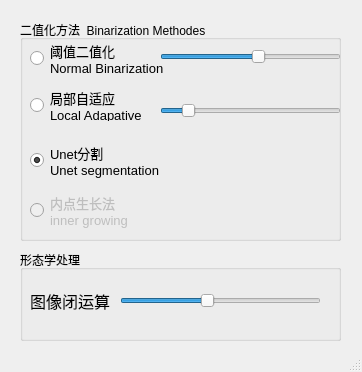
<?xml version="1.0" encoding="UTF-8"?>
<ui version="4.0">
 <class>Binary</class>
 <widget class="QMainWindow" name="Binary">
  <property name="geometry">
   <rect>
    <x>0</x>
    <y>0</y>
    <width>362</width>
    <height>372</height>
   </rect>
  </property>
  <property name="windowTitle">
   <string>二值化</string>
  </property>
  <widget class="QWidget" name="centralwidget">
   <widget class="QGroupBox" name="groupBox">
    <property name="geometry">
     <rect>
      <x>20</x>
      <y>20</y>
      <width>321</width>
      <height>221</height>
     </rect>
    </property>
    <property name="title">
     <string>二值化方法  Binarization Methodes</string>
    </property>
    <widget class="QRadioButton" name="radioBinaryNormal">
     <property name="geometry">
      <rect>
       <x>10</x>
       <y>18</y>
       <width>171</width>
       <height>41</height>
      </rect>
     </property>
     <property name="font">
      <font>
       <pointsize>10</pointsize>
      </font>
     </property>
     <property name="focusPolicy">
      <enum>Qt::NoFocus</enum>
     </property>
     <property name="text">
      <string>阈值二值化
Normal Binarization</string>
     </property>
     <property name="checked">
      <bool>false</bool>
     </property>
    </widget>
    <widget class="QRadioButton" name="radioBinaryAuto">
     <property name="geometry">
      <rect>
       <x>10</x>
       <y>70</y>
       <width>141</width>
       <height>31</height>
      </rect>
     </property>
     <property name="font">
      <font>
       <pointsize>10</pointsize>
      </font>
     </property>
     <property name="focusPolicy">
      <enum>Qt::NoFocus</enum>
     </property>
     <property name="text">
      <string>局部自适应 
Local Adapative</string>
     </property>
     <property name="checked">
      <bool>false</bool>
     </property>
    </widget>
    <widget class="QRadioButton" name="radioBinaryDL">
     <property name="enabled">
      <bool>true</bool>
     </property>
     <property name="geometry">
      <rect>
       <x>10</x>
       <y>110</y>
       <width>171</width>
       <height>61</height>
      </rect>
     </property>
     <property name="font">
      <font>
       <pointsize>10</pointsize>
      </font>
     </property>
     <property name="focusPolicy">
      <enum>Qt::NoFocus</enum>
     </property>
     <property name="text">
      <string>Unet分割 
Unet segmentation</string>
     </property>
     <property name="checked">
      <bool>true</bool>
     </property>
    </widget>
    <widget class="QSlider" name="sliderBinaryNormal">
     <property name="geometry">
      <rect>
       <x>140</x>
       <y>26</y>
       <width>181</width>
       <height>22</height>
      </rect>
     </property>
     <property name="focusPolicy">
      <enum>Qt::NoFocus</enum>
     </property>
     <property name="maximum">
      <number>255</number>
     </property>
     <property name="pageStep">
      <number>1</number>
     </property>
     <property name="value">
      <number>140</number>
     </property>
     <property name="orientation">
      <enum>Qt::Horizontal</enum>
     </property>
    </widget>
    <widget class="QSlider" name="sliderBinaryAuto">
     <property name="geometry">
      <rect>
       <x>140</x>
       <y>80</y>
       <width>181</width>
       <height>22</height>
      </rect>
     </property>
     <property name="focusPolicy">
      <enum>Qt::NoFocus</enum>
     </property>
     <property name="maximum">
      <number>40</number>
     </property>
     <property name="pageStep">
      <number>1</number>
     </property>
     <property name="value">
      <number>5</number>
     </property>
     <property name="orientation">
      <enum>Qt::Horizontal</enum>
     </property>
    </widget>
    <widget class="QRadioButton" name="radioBinaryInner">
     <property name="enabled">
      <bool>false</bool>
     </property>
     <property name="geometry">
      <rect>
       <x>10</x>
       <y>160</y>
       <width>171</width>
       <height>61</height>
      </rect>
     </property>
     <property name="font">
      <font>
       <pointsize>10</pointsize>
      </font>
     </property>
     <property name="focusPolicy">
      <enum>Qt::NoFocus</enum>
     </property>
     <property name="text">
      <string>内点生长法 
inner growing</string>
     </property>
     <property name="checked">
      <bool>false</bool>
     </property>
    </widget>
   </widget>
   <widget class="QGroupBox" name="groupBox_3">
    <property name="geometry">
     <rect>
      <x>20</x>
      <y>250</y>
      <width>321</width>
      <height>91</height>
     </rect>
    </property>
    <property name="title">
     <string>形态学处理</string>
    </property>
    <widget class="QLabel" name="label_19">
     <property name="geometry">
      <rect>
       <x>10</x>
       <y>20</y>
       <width>141</width>
       <height>61</height>
      </rect>
     </property>
     <property name="font">
      <font>
       <pointsize>12</pointsize>
      </font>
     </property>
     <property name="toolTipDuration">
      <number>1</number>
     </property>
     <property name="text">
      <string>图像闭运算</string>
     </property>
    </widget>
    <widget class="QSlider" name="sliderBinaryClose">
     <property name="geometry">
      <rect>
       <x>100</x>
       <y>40</y>
       <width>201</width>
       <height>22</height>
      </rect>
     </property>
     <property name="focusPolicy">
      <enum>Qt::NoFocus</enum>
     </property>
     <property name="maximum">
      <number>7</number>
     </property>
     <property name="pageStep">
      <number>1</number>
     </property>
     <property name="value">
      <number>3</number>
     </property>
     <property name="orientation">
      <enum>Qt::Horizontal</enum>
     </property>
    </widget>
   </widget>
  </widget>
  <widget class="QMenuBar" name="menubar">
   <property name="geometry">
    <rect>
     <x>0</x>
     <y>0</y>
     <width>362</width>
     <height>23</height>
    </rect>
   </property>
  </widget>
  <widget class="QStatusBar" name="statusbar"/>
 </widget>
 <resources/>
 <connections/>
</ui>
